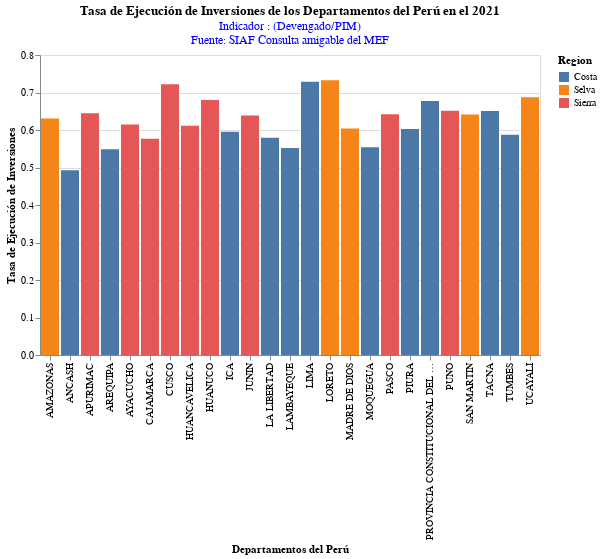

This figure's notebook cell:
### Markdown cell above
## ***1er Indicador***

**Devengado/PIM**

Este indicador nos muestra cual es la tasa de ejecución de inversiones de los distintos departamentos del Perú. Es decir, que porcentaje del presupuesto modificado en el 2021 ha sido utilizado por las autoridades de cada departamento. Este indicador esta bien que este entre esos valores, ya que considerando que es el presupuesto modificado, los departamentos pueden haber recibio dinero en los ultimos meses del año que dificulta adecuarlo correctamente en el resto del año. Esta diferencia quedara para el siguiente año.

### Code cell
alt.Chart(base).mark_bar().encode(
    x = alt.X("Departamento",title = "Departamentos del Perú"),
    y = alt.Y("D_PIM",title = "Tasa de Ejecución de Inversiones"),
    color = "Region"
    ).interactive().properties(
    title={
      "text": ["Tasa de Ejecución de Inversiones de los Departamentos del Perú en el 2021"], 
      "subtitle": ["Indicador : (Devengado/PIM)",
                   "Fuente: SIAF Consulta amigable del MEF"],
      "color": "Black",
      "subtitleColor": "blue"
    })

### Figure 1 — Vega-Lite specification as saved in the notebook (floating-point values rounded to 4 significant figures)
{"config": {"view": {"continuousWidth": 400, "continuousHeight": 300}}, "data": {"name": "data-35f5951de5ce146c238518cca707fa76"}, "mark": "bar", "encoding": {"color": {"field": "Region", "type": "nominal"}, "x": {"field": "Departamento", "title": "Departamentos del Perú", "type": "nominal"}, "y": {"field": "D_PIM", "title": "Tasa de Ejecución de Inversiones", "type": "quantitative"}}, "selection": {"selector012": {"type": "interval", "bind": "scales", "encodings": ["x", "y"]}}, "title": {"text": ["Tasa de Ejecución de Inversiones de los Departamentos del Perú en el 2021"], "subtitle": ["Indicador : (Devengado/PIM)", "Fuente: SIAF Consulta amigable del MEF"], "color": "Black", "subtitleColor": "blue"}, "$schema": "https://vega.github.io/schema/vega-lite/v4.17.0.json", "datasets": {"data-35f5951de5ce146c238518cca707fa76": [{"Departamento": "AMAZONAS", "Numeros": 30, "D_PIM": 0.6304, "D_PIA": 1.842, "D_PIA_SB": 0.5207, "Region": "Selva"}, {"Departamento": "ANCASH", "Numeros": 10, "D_PIM": 0.4929, "D_PIA": 1.119, "D_PIA_SB": 0.3278, "Region": "Costa"}, {"Departamento": "APURIMAC", "Numeros": 20, "D_PIM": 0.6448, "D_PIA": 1.529, "D_PIA_SB": 0.4875, "Region": "Sierra"}, {"Departamento": "AREQUIPA", "Numeros": 11, "D_PIM": 0.5484, "D_PIA": 1.085, "D_PIA_SB": 0.3773, "Region": "Costa"}, {"Departamento": "AYACUCHO", "Numeros": 21, "D_PIM": 0.6148, "D_PIA": 1.971, "D_PIA_SB": 0.4797, "Region": "Sierra"}, {"Departamento": "CAJAMARCA", "Numeros": 22, "D_PIM": 0.5764, "D_PIA": 1.378, "D_PIA_SB": 0.4388, "Region": "Sierra"}, {"Departamento": "PROVINCIA CONSTITUCIONAL DEL CALLAO", "Numeros": 12, "D_PIM": 0.6772, "D_PIA": 0.8541, "D_PIA_SB": 0.5307, "Region": "Costa"}, {"Departamento": "CUSCO", "Numeros": 23, "D_PIM": 0.722, "D_PIA": 1.08, "D_PIA_SB": 0.5507, "Region": "Sierra"}, {"Departamento": "HUANCAVELICA", "Numeros": 24, "D_PIM": 0.6114, "D_PIA": 2.059, "D_PIA_SB": 0.4883, "Region": "Sierra"}, {"Departamento": "HUANUCO", "Numeros": 25, "D_PIM": 0.6803, "D_PIA": 1.509, "D_PIA_SB": 0.551, "Region": "Sierra"}, {"Departamento": "ICA", "Numeros": 13, "D_PIM": 0.5951, "D_PIA": 1.373, "D_PIA_SB": 0.4071, "Region": "Costa"}, {"Departamento": "JUNIN", "Numeros": 26, "D_PIM": 0.639, "D_PIA": 1.488, "D_PIA_SB": 0.5134, "Region": "Sierra"}, {"Departamento": "LA LIBERTAD", "Numeros": 14, "D_PIM": 0.5795, "D_PIA": 1.802, "D_PIA_SB": 0.4487, "Region": "Costa"}, {"Departamento": "LAMBAYEQUE", "Numeros": 15, "D_PIM": 0.5523, "D_PIA": 1.408, "D_PIA_SB": 0.416, "Region": "Costa"}, {"Departamento": "LIMA", "Numeros": 16, "D_PIM": 0.7286, "D_PIA": 1.064, "D_PIA_SB": 0.6042, "Region": "Costa"}, {"Departamento": "LORETO", "Numeros": 31, "D_PIM": 0.7325, "D_PIA": 1.359, "D_PIA_SB": 0.6159, "Region": "Selva"}, {"Departamento": "MADRE DE DIOS", "Numeros": 32, "D_PIM": 0.604, "D_PIA": 1.775, "D_PIA_SB": 0.4992, "Region": "Selva"}, {"Departamento": "MOQUEGUA", "Numeros": 17, "D_PIM": 0.5541, "D_PIA": 1.088, "D_PIA_SB": 0.3885, "Region": "Costa"}, {"Departamento": "PASCO", "Numeros": 27, "D_PIM": 0.6423, "D_PIA": 1.375, "D_PIA_SB": 0.5089, "Region": "Sierra"}, {"Departamento": "PIURA", "Numeros": 18, "D_PIM": 0.6027, "D_PIA": 1.613, "D_PIA_SB": 0.4545, "Region": "Costa"}, {"Departamento": "PUNO", "Numeros": 28, "D_PIM": 0.6511, "D_PIA": 1.69, "D_PIA_SB": 0.5427, "Region": "Sierra"}, {"Departamento": "SAN MARTIN", "Numeros": 33, "D_PIM": 0.6415, "D_PIA": 1.816, "D_PIA_SB": 0.5299, "Region": "Selva"}, {"Departamento": "TACNA", "Numeros": 19, "D_PIM": 0.6504, "D_PIA": 1.278, "D_PIA_SB": 0.4993, "Region": "Costa"}, {"Departamento": "TUMBES", "Numeros": 9, "D_PIM": 0.5874, "D_PIA": 1.122, "D_PIA_SB": 0.4535, "Region": "Costa"}, {"Departamento": "UCAYALI", "Numeros": 34, "D_PIM": 0.6871, "D_PIA": 1.272, "D_PIA_SB": 0.5618, "Region": "Selva"}]}}
